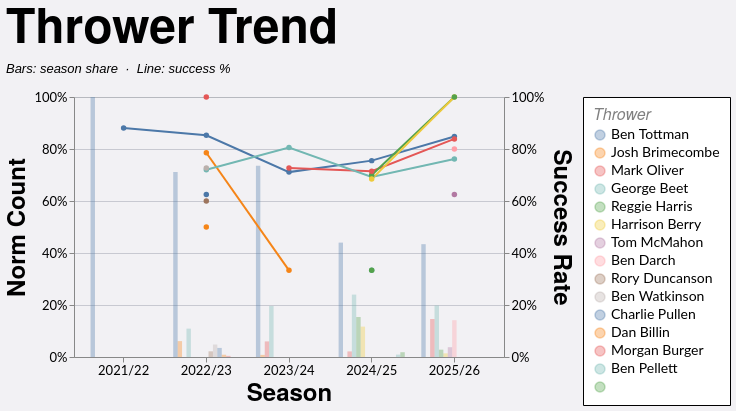

Specify this chart in Vega-Lite:
### Vega-Lite specification from a JSON file in a GitHub repository (floating-point values rounded to 4 significant figures; data arrays with more than 128 entries replaced by an {"elided": "..."} marker saying what was removed)
{"config": {"axis": {"labelFont": "Lato, sans-serif", "titleFont": "PT Sans Narrow, Helvetica Neue, Helvetica, Arial, sans-serif", "labelFontSize": 13, "titleFontSize": 24, "gridColor": "#202947", "gridOpacity": 0.2}, "header": {"labelFont": "PT Sans Narrow, Helvetica Neue, Helvetica, Arial, sans-serif", "titleFont": "PT Sans Narrow, Helvetica Neue, Helvetica, Arial, sans-serif", "labelFontSize": 24, "titleFontSize": 28, "labelFontWeight": "bold", "orient": "left"}, "legend": {"labelFont": "Lato, sans-serif", "titleFont": "PT Sans Narrow, Helvetica Neue, Helvetica, Arial, sans-serif", "labelFontSize": 14, "titleFontSize": 16, "titlePadding": 5, "fillColor": "white", "strokeColor": "black", "padding": 10, "titleFontWeight": "lighter", "titleFontStyle": "italic", "titleColor": "gray", "offset": 10}, "title": {"font": "PT Sans Narrow, Helvetica Neue, Helvetica, Arial, sans-serif", "fontSize": 48, "fontWeight": "bold", "anchor": "start", "align": "center", "titlePadding": 20, "subtitlePadding": 10, "subtitleFontSize": 13, "subtitleColor": "", "subtitleFontStyle": "italic", "offset": 15, "color": "black"}, "axisX": {"labelAngle": 0}, "facet": {"title": null, "header": null, "align": {"row": "each", "column": "each"}}, "resolve": {"scale": {"y": "independent", "facet": "independent"}}, "background": "#f2f1f4"}, "layer": [{"mark": {"type": "bar", "opacity": 0.35}, "encoding": {"color": {"field": "thrower", "sort": null, "title": "Thrower", "type": "nominal"}, "tooltip": [{"field": "season", "title": "Season", "type": "nominal"}, {"field": "thrower", "title": "Thrower", "type": "nominal"}, {"field": "won", "format": ",.0f", "title": "Won", "type": "quantitative"}, {"field": "attempts", "format": ",.0f", "title": "Attempts", "type": "quantitative"}, {"field": "norm_count", "format": ".1%", "title": "Norm Count", "type": "quantitative"}, {"field": "success_rate", "format": ".1%", "title": "Success Rate", "type": "quantitative"}], "x": {"field": "season", "sort": ["2021/22", "2022/23", "2023/24", "2024/25", "2025/26"], "title": "Season", "type": "nominal"}, "xOffset": {"field": "thrower", "sort": null, "type": "nominal"}, "y": {"axis": {"format": "%", "orient": "left"}, "field": "norm_count", "scale": {"domain": [0, 1]}, "title": "Norm Count", "type": "quantitative"}}, "transform": [{"filter": "(loSquad == 'All' || datum.squad == loSquad) && (loGameType == 'All' || (loGameType == 'League + Cup' && (datum.game_type == 'League' || datum.game_type == 'Cup')) || (loGameType == 'League only' && datum.game_type == 'League') || datum.game_type == loGameType) && (loOpposition == 'All' || datum.opposition == loOpposition) && (loThrower == 'All' || datum.thrower == loThrower) && (loJumper == 'All' || datum.jumper == loJumper) && (loArea == 'All' || datum.area == loArea) && (loNumbers == 'All' || datum.numbers == loNumbers) && (loCallType == 'All' || datum.call_type == loCallType)"}, {"aggregate": [{"op": "count", "as": "attempts"}, {"op": "sum", "field": "won", "as": "won"}], "groupby": ["season", "thrower"]}, {"joinaggregate": [{"op": "sum", "field": "attempts", "as": "season_attempts"}], "groupby": ["season"]}, {"calculate": "datum.attempts / datum.season_attempts", "as": "norm_count"}, {"calculate": "datum.won / datum.attempts", "as": "success_rate"}]}, {"mark": {"type": "line", "point": true, "strokeWidth": 2}, "encoding": {"color": {"field": "thrower", "sort": null, "title": "Thrower", "type": "nominal"}, "detail": {"field": "thrower", "type": "nominal"}, "tooltip": [{"field": "season", "title": "Season", "type": "nominal"}, {"field": "thrower", "title": "Thrower", "type": "nominal"}, {"field": "won", "format": ",.0f", "title": "Won", "type": "quantitative"}, {"field": "attempts", "format": ",.0f", "title": "Attempts", "type": "quantitative"}, {"field": "norm_count", "format": ".1%", "title": "Norm Count", "type": "quantitative"}, {"field": "success_rate", "format": ".1%", "title": "Success Rate", "type": "quantitative"}], "x": {"field": "season", "sort": ["2021/22", "2022/23", "2023/24", "2024/25", "2025/26"], "title": "Season", "type": "nominal"}, "y": {"axis": {"format": "%", "orient": "right"}, "field": "success_rate", "scale": {"domain": [0, 1]}, "title": "Success Rate", "type": "quantitative"}}, "transform": [{"filter": "(loSquad == 'All' || datum.squad == loSquad) && (loGameType == 'All' || (loGameType == 'League + Cup' && (datum.game_type == 'League' || datum.game_type == 'Cup')) || (loGameType == 'League only' && datum.game_type == 'League') || datum.game_type == loGameType) && (loOpposition == 'All' || datum.opposition == loOpposition) && (loThrower == 'All' || datum.thrower == loThrower) && (loJumper == 'All' || datum.jumper == loJumper) && (loArea == 'All' || datum.area == loArea) && (loNumbers == 'All' || datum.numbers == loNumbers) && (loCallType == 'All' || datum.call_type == loCallType)"}, {"aggregate": [{"op": "count", "as": "attempts"}, {"op": "sum", "field": "won", "as": "won"}], "groupby": ["season", "thrower"]}, {"joinaggregate": [{"op": "sum", "field": "attempts", "as": "season_attempts"}], "groupby": ["season"]}, {"calculate": "datum.attempts / datum.season_attempts", "as": "norm_count"}, {"calculate": "datum.won / datum.attempts", "as": "success_rate"}]}], "data": {"name": "data-59bc52db6a970b6c64ce397bd37ae18f"}, "height": 260, "params": [{"name": "loSquad", "value": "All"}, {"name": "loSeason", "value": "All"}, {"name": "loGameType", "value": "All"}, {"name": "loOpposition", "value": "All"}, {"name": "loThrower", "value": "All"}, {"name": "loJumper", "value": "All"}, {"name": "loArea", "value": "All"}, {"name": "loNumbers", "value": "All"}, {"name": "loCallType", "value": "All"}], "resolve": {"scale": {"y": "independent"}}, "title": {"text": "Thrower Trend", "subtitle": "Bars: season share  ·  Line: success %"}, "width": 430, "$schema": "https://vega.github.io/schema/vega-lite/v5.20.1.json", "datasets": {"data-59bc52db6a970b6c64ce397bd37ae18f": {"elided": "1242 records"}}}
